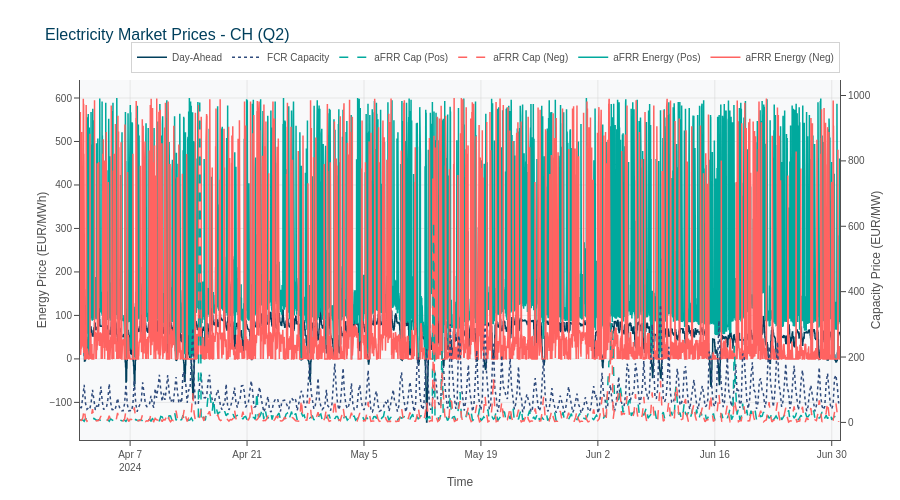

The notebook cell this image was saved under:
### Code cell
fig3 = plot_price_time_series_mckinsey(tables, country='CH', time_range='Q2')
fig3.show()

### Figure 1 — Plotly figure (JSON) as saved in the notebook; plotly's stock layout.template omitted (floating-point values rounded to 4 significant figures; data arrays with more than 128 entries replaced by an {"elided": "..."} marker saying what was removed)
{"data": [{"hovertemplate": "%{y:.2f} EUR/MWh<extra></extra>", "line": {"color": "#003f5c", "width": 1.5}, "mode": "lines", "name": "Day-Ahead", "type": "scatter", "x": {"elided": "8736 str values"}, "y": {"elided": "8736 float values"}}, {"hovertemplate": "%{y:.2f} EUR/MW<extra></extra>", "line": {"color": "#2f4b7c", "dash": "dot", "width": 1.5}, "mode": "lines", "name": "FCR Capacity", "type": "scatter", "x": {"elided": "546 str values"}, "y": {"elided": "546 float values"}, "yaxis": "y2"}, {"hovertemplate": "%{y:.2f} EUR/MW<extra></extra>", "line": {"color": "#00a99d", "dash": "dash", "width": 1.5}, "mode": "lines", "name": "aFRR Cap (Pos)", "type": "scatter", "x": {"elided": "546 str values"}, "y": {"elided": "546 float values"}, "yaxis": "y2"}, {"hovertemplate": "%{y:.2f} EUR/MW<extra></extra>", "line": {"color": "#ff6361", "dash": "dash", "width": 1.5}, "mode": "lines", "name": "aFRR Cap (Neg)", "type": "scatter", "x": {"elided": "546 str values"}, "y": {"elided": "546 float values"}, "yaxis": "y2"}, {"hovertemplate": "%{y:.2f} EUR/MWh<extra></extra>", "line": {"color": "#00a99d", "width": 1.5}, "mode": "lines", "name": "aFRR Energy (Pos)", "type": "scatter", "x": {"elided": "8736 str values"}, "y": {"elided": "8736 float values"}}, {"hovertemplate": "%{y:.2f} EUR/MWh<extra></extra>", "line": {"color": "#ff6361", "width": 1.5}, "mode": "lines", "name": "aFRR Energy (Neg)", "type": "scatter", "x": {"elided": "8736 str values"}, "y": {"elided": "8736 float values"}}], "layout": {"height": 500, "hovermode": "x unified", "legend": {"orientation": "h", "x": 1, "xanchor": "right", "y": 1.02, "yanchor": "bottom"}, "title": {"text": "Electricity Market Prices - CH (Q2)"}, "xaxis": {"title": {"text": "Time"}}, "yaxis": {"title": {"text": "Energy Price (EUR/MWh)"}}, "yaxis2": {"overlaying": "y", "showgrid": false, "side": "right", "title": {"text": "Capacity Price (EUR/MW)"}}}}
